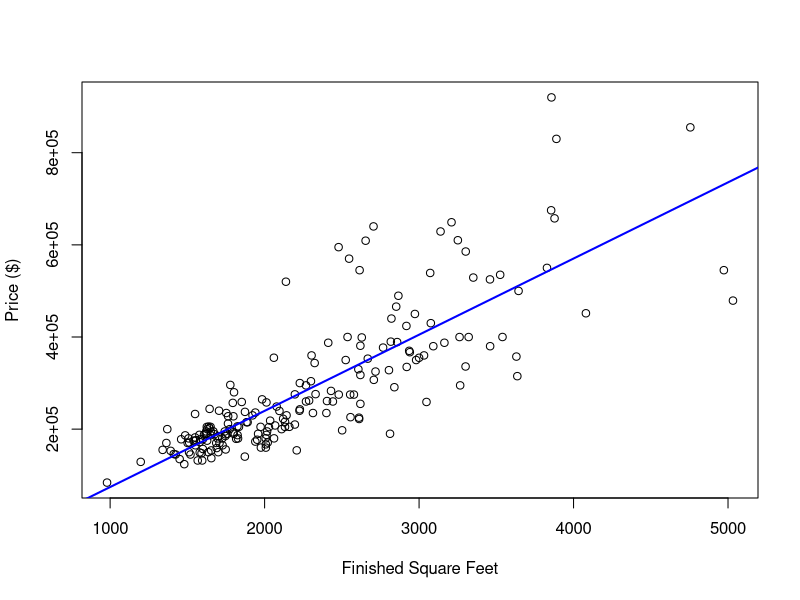
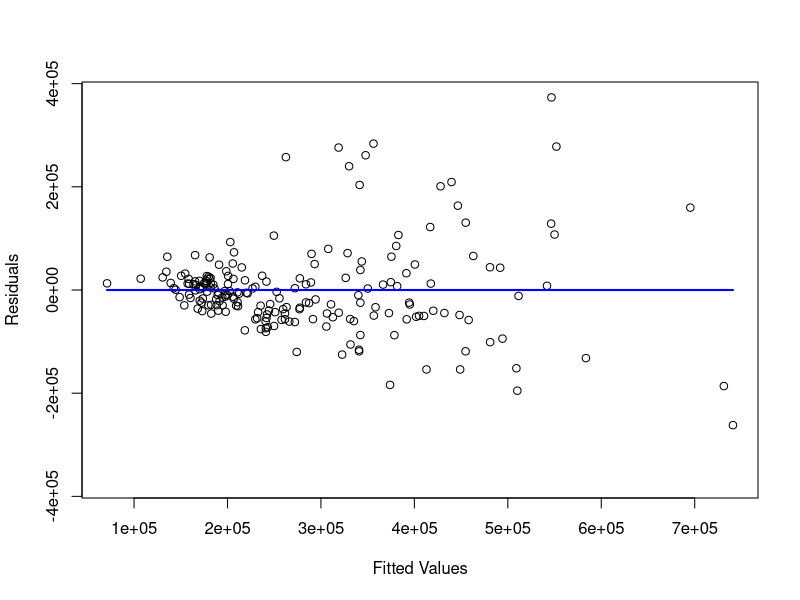
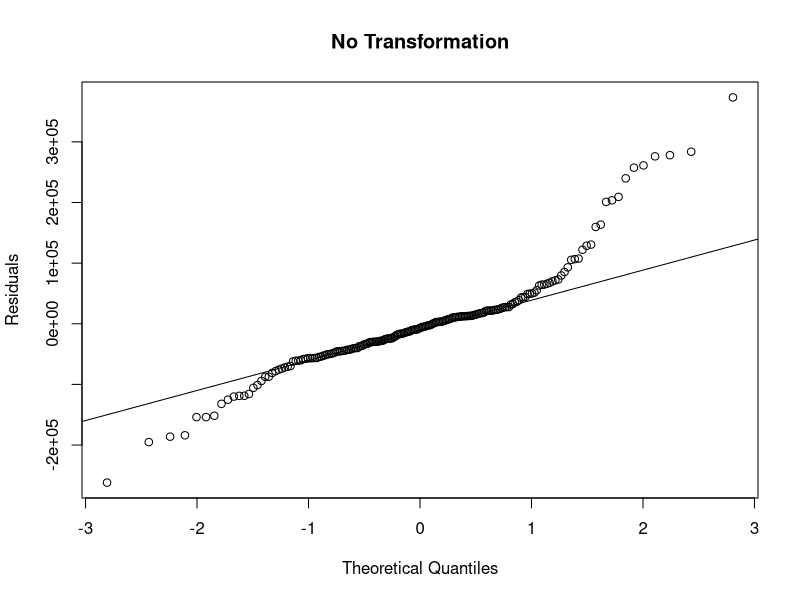
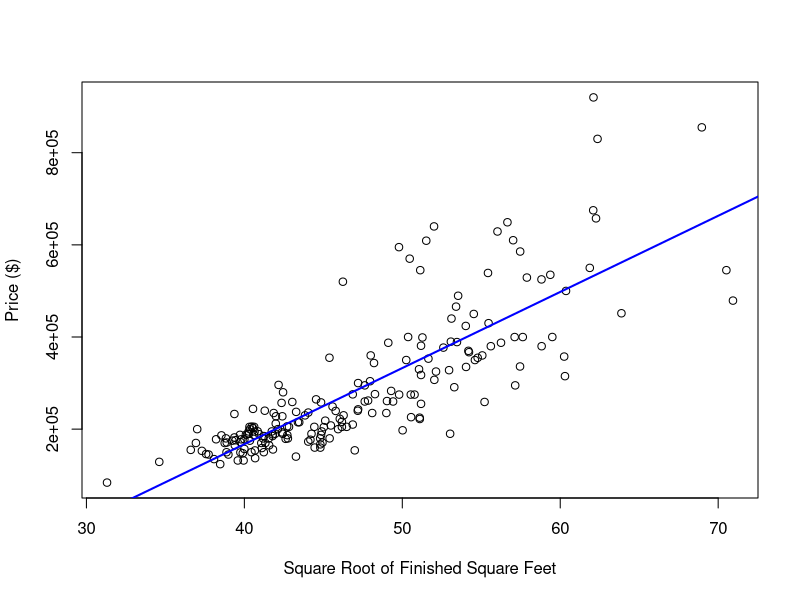
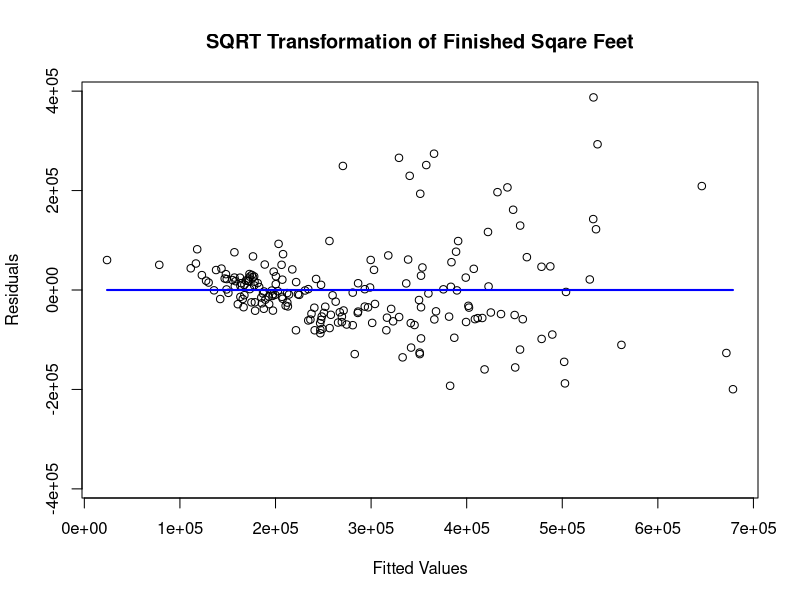
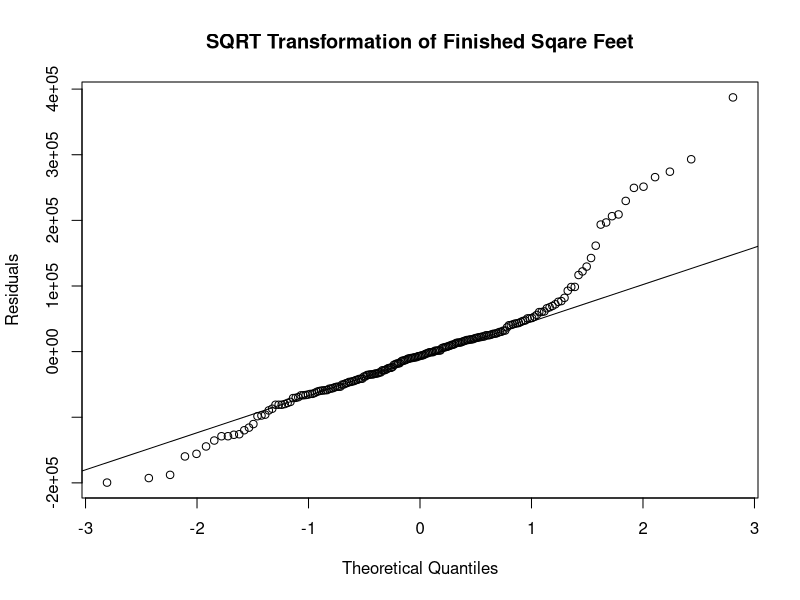
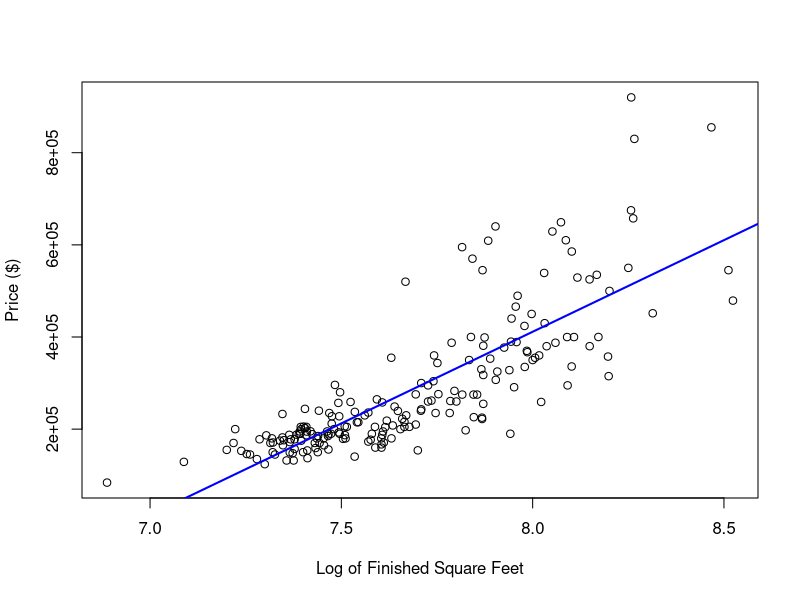
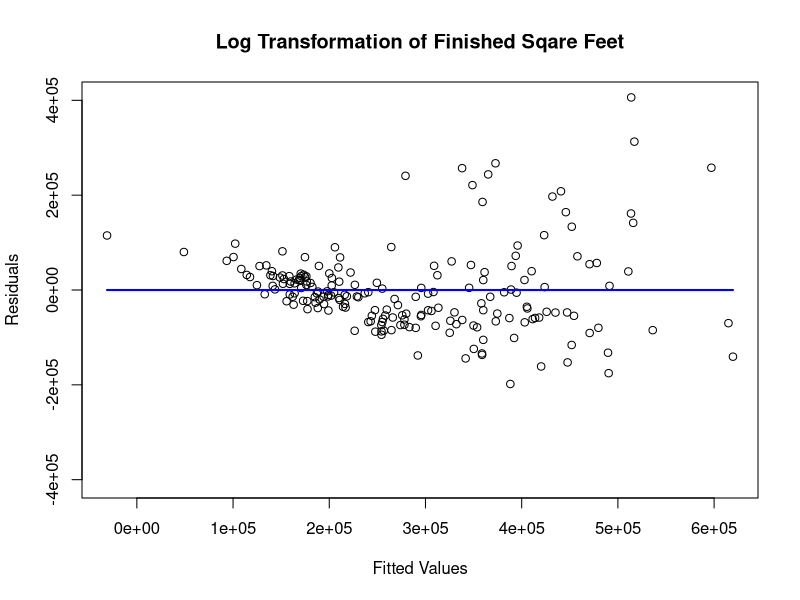

These figures' R source, in order:
## ---- chunk 1
setwd("")
df <- read.csv("data/Case 07.csv")
df <- df[sample(1:dim(df)[1], 200),]

names(df)[2] = "PriceUSD"
names(df)[3] = "FinishedSqFt"

write.csv(df, file="data/problem4sample.csv")

result1 <- lm(PriceUSD ~ FinishedSqFt, data=df) 

plot(df$FinishedSqFt, df$PriceUSD, main="", 
     xlab="Finished Square Feet", ylab="Price ($)")
abline(result1, col="blue", lwd="2")

## ---- chunk 2
with(result1, {
     plot(x=fitted.values, y=residuals,
          ylim=c(-max(residuals), max(residuals)),
          xlab="Fitted Values", ylab="Residuals", main="")
     
     points(c(min(fitted.values), max(fitted.values)), 
            c(0,0), type="l", lwd="2", col="blue")
     })

## ---- chunk 3
qqnorm(result1$residuals, ylab="Residuals", main="No Transformation")
qqline(result1$residuals)
## ---- chunk 4
df$SqRtFinishedSqFt <- sqrt(df$FinishedSqFt)
df$LogFinishedSqFt <- log(df$FinishedSqFt)

result2 <- lm(PriceUSD ~ SqRtFinishedSqFt, data=df)
result3 <- lm(PriceUSD ~ LogFinishedSqFt, data=df)
## ---- chunk 5
plot(df$SqRtFinishedSqFt, df$PriceUSD, main="", 
     xlab="Square Root of Finished Square Feet", ylab="Price ($)")
abline(result2, col="blue", lwd="2")
## ---- chunk 6
with(result2, {
     plot(x=fitted.values, y=residuals,
          ylim=c(-max(residuals), max(residuals)),
          xlab="Fitted Values", ylab="Residuals", 
          main="SQRT Transformation of Finished Sqare Feet")
     
     points(c(min(fitted.values), max(fitted.values)), 
            c(0,0), type="l", lwd="2", col="blue")
     })
## ---- chunk 7
qqnorm(result2$residuals, ylab="Residuals", 
       main="SQRT Transformation of Finished Sqare Feet")
qqline(result2$residuals)
## ---- chunk 8
plot(df$LogFinishedSqFt, df$PriceUSD, main="", 
     xlab="Log of Finished Square Feet", ylab="Price ($)")
abline(result3, col="blue", lwd="2")
## ---- chunk 9
with(result3, {
     plot(x=fitted.values, y=residuals,
          ylim=c(-max(residuals), max(residuals)),
          xlab="Fitted Values", ylab="Residuals", 
          main="Log Transformation of Finished Sqare Feet")
     
     points(c(min(fitted.values), max(fitted.values)), 
            c(0,0), type="l", lwd="2", col="blue")
     })
## ---- chunk 10
qqnorm(result3$residuals, ylab="Residuals", 
       main="Log Transformation of Finished Sqare Feet")
qqline(result3$residuals)
## ---- chunk 11
df$SqRtPriceUSD <- sqrt(df$PriceUSD)
df$LogPriceUSD <- log10(df$PriceUSD)

result4 <- lm(SqRtPriceUSD ~ FinishedSqFt, data=df)
result5 <- lm(LogPriceUSD ~ FinishedSqFt, data=df)
## ---- chunk 12
plot(df$FinishedSqFt, df$SqRtPriceUSD, main="", 
     xlab="Finished Square Feet", ylab="Square Root of Price ($)")
abline(result4, col="blue", lwd="2")
## ---- chunk 13
with(result4, {
     plot(x=fitted.values, y=residuals,
          ylim=c(-max(residuals), max(residuals)),
          xlab="Fitted Values", ylab="Residuals", 
          main="SQRT Transformation of Price USD")
     
     points(c(min(fitted.values), max(fitted.values)), 
            c(0,0), type="l", lwd="2", col="blue")
     })
## ---- chunk 14
qqnorm(result4$residuals, ylab="Residuals", 
       main="SQRT Transformation of Price USD")
qqline(result4$residuals)
## ---- chunk 15
plot(df$FinishedSqFt, df$LogPriceUSD, main="", 
     xlab="Finished Square Feet", ylab="Log of Price ($)")
abline(result5, col="blue", lwd="2")

## ---- chunk 16
with(result5, {
     plot(x=fitted.values, y=residuals,
          ylim=c(-max(residuals), max(residuals)),
          xlab="Fitted Values", ylab="Residuals", 
          main="Log Transformation of Price USD")
     
     points(c(min(fitted.values), max(fitted.values)), 
            c(0,0), type="l", lwd="2", col="blue")
     })
## ---- chunk 17
qqnorm(result5$residuals, ylab="Residuals", 
       main="Log Transformation of Price USD")
qqline(result5$residuals)
## ---- chunk 18
df$Residuals <- result5$residuals
df$Rank <- rank(df$Residuals)
df$Prob <- (df$Rank - 0.375) / (length(df$Rank) + 0.25)
df$Z <- qnorm(df$Prob, mean=0, sd=1)
result_smry <- summary(result5)
df$EV <- result_smry$sigma * df$Z
n <- dim(df)[1]
cor_coef <- round(with(df,cor(Residuals, EV)), 4)
txt = paste("Training Dataset Size: ", n, 
            "\nCorr coef (ordered residuals vs expected values): ", cor_coef,
            sep="")
cat(txt)
## ---- chunk 19
shapiro.test(df$Residuals)
## ---- chunk 20
smry <- summary(result5)
b0 <- coef(smry)[1,1]
b1 <- coef(smry)[2,1]
pctRsq <- round(smry$r.squared*100)
smry
## ---- chunk 21
#df <- read.csv("data/CH. 1, PR 20.csv")
#names(df) = c("ServiceTime", "NumCopiers")
#result <- lm(ServiceTime ~ factor(NumCopiers), data=df)
#F_crit <- qf(0.95, df1=1, df2=43)

result1 <- lm(LogPriceUSD ~ FinishedSqFt, data=df)
result2 <- lm(LogPriceUSD ~ factor(FinishedSqFt), data=df)
F_crit <- qf(0.95, df1=1, df2=198)

n <- dim(df)[1]
distinct_vals <- length(unique(df$FinishedSqFt))

# lack of fit degrees of freedom: number of distinct values - 2
lof_degf <- distinct_vals - 2 
tot_degf <- n-1

# pure error degrees of freedom: n - lack of fit degrees of freedom
pe_degf <- n - distinct_vals

# error degrees of freedom
err_degf <- n - 2 

SSR <- anova(result1)$"Sum Sq"[1]
SSE <- anova(result1)$"Sum Sq"[2]

SSPE <- anova(result2)$"Sum Sq"[2]
SSLF <- SSE - SSPE
SST <- SSR + SSE 


MSR <- anova(result1)$"Mean Sq"[1]
MSE <- anova(result1)$"Mean Sq"[2]
MSPE <- anova(result2)$"Mean Sq"[2]
MSLF <- SSLF / (distinct_vals - 2)
F_mod <- anova(result1)$"F value"[1]

F_lof <- MSLF / MSPE
Source = c("Regression", 
           "Residual Error", 
           "Lack of Fit Error",
           "Pure Error", 
           "Total")
DF <- c(1,err_degf, 
        lof_degf,
        pe_degf,
        tot_degf)
SS <- c(SSR,
        SSE,
        SSLF,
        SSPE,
        SST)
MS <- c(as.character(MSR),
        as.character(MSE),
        as.character(MSLF),
        as.character(MSPE),"")
F_value <- c(as.character(F_mod),
             "",
             as.character(F_lof),
             "",
             "" )
result_df <- data.frame(Source, DF, SS, MS, F_value)

library(knitr)
kable(result_df)


txt = paste("F*: ", F_lof, "\nF: ", F_crit, "\n", sep="")
cat(txt)
## ---- chunk 22
title = paste("Distribution of Finished Square Feet for Sample of Size ", 
              length(df$FinishedSqFt), sep="")
hist(df$FinishedSqFt, main=title, xlab="Finished Square Feet", breaks=20)

summary(df$FinishedSqFt)

new_data <- data.frame(FinishedSqFt=c(1100, 4900))

pred <- round(10^predict(result5, new_data))

pred_df <- data.frame(FinishedSqFt=c(1100,4900), PredictedPriceUSD=pred)

library(knitr)
kable(pred_df)
